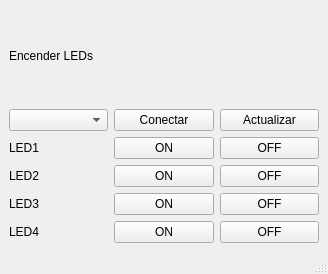
<?xml version="1.0" encoding="UTF-8"?>
<ui version="4.0">
 <class>MainWindow</class>
 <widget class="QMainWindow" name="MainWindow">
  <property name="geometry">
   <rect>
    <x>0</x>
    <y>0</y>
    <width>328</width>
    <height>274</height>
   </rect>
  </property>
  <property name="windowTitle">
   <string>MainWindow</string>
  </property>
  <widget class="QWidget" name="centralwidget">
   <layout class="QVBoxLayout" name="verticalLayout_3">
    <item>
     <layout class="QVBoxLayout" name="verticalLayout_2">
      <item>
       <layout class="QVBoxLayout" name="verticalLayout">
        <item>
         <spacer name="verticalSpacer_2">
          <property name="orientation">
           <enum>Qt::Orientation::Vertical</enum>
          </property>
          <property name="sizeHint" stdset="0">
           <size>
            <width>20</width>
            <height>40</height>
           </size>
          </property>
         </spacer>
        </item>
        <item>
         <widget class="QLabel" name="label">
          <property name="text">
           <string>Encender LEDs</string>
          </property>
         </widget>
        </item>
        <item>
         <spacer name="verticalSpacer">
          <property name="orientation">
           <enum>Qt::Orientation::Vertical</enum>
          </property>
          <property name="sizeHint" stdset="0">
           <size>
            <width>20</width>
            <height>40</height>
           </size>
          </property>
         </spacer>
        </item>
       </layout>
      </item>
      <item>
       <layout class="QHBoxLayout" name="horizontalLayout">
        <item>
         <widget class="QComboBox" name="comboBox"/>
        </item>
        <item>
         <widget class="QPushButton" name="pushButton">
          <property name="text">
           <string>Conectar</string>
          </property>
         </widget>
        </item>
        <item>
         <widget class="QPushButton" name="pushButton_2">
          <property name="text">
           <string>Actualizar</string>
          </property>
         </widget>
        </item>
       </layout>
      </item>
      <item>
       <layout class="QHBoxLayout" name="horizontalLayout_2">
        <item>
         <widget class="QLabel" name="label_2">
          <property name="text">
           <string>LED1</string>
          </property>
         </widget>
        </item>
        <item>
         <widget class="QPushButton" name="pushButton_3">
          <property name="text">
           <string>ON</string>
          </property>
         </widget>
        </item>
        <item>
         <widget class="QPushButton" name="pushButton_4">
          <property name="text">
           <string>OFF</string>
          </property>
         </widget>
        </item>
       </layout>
      </item>
      <item>
       <layout class="QHBoxLayout" name="horizontalLayout_3">
        <item>
         <widget class="QLabel" name="label_3">
          <property name="text">
           <string>LED2</string>
          </property>
         </widget>
        </item>
        <item>
         <widget class="QPushButton" name="pushButton_8">
          <property name="text">
           <string>ON</string>
          </property>
         </widget>
        </item>
        <item>
         <widget class="QPushButton" name="pushButton_7">
          <property name="text">
           <string>OFF</string>
          </property>
         </widget>
        </item>
       </layout>
      </item>
      <item>
       <layout class="QHBoxLayout" name="horizontalLayout_4">
        <item>
         <widget class="QLabel" name="label_4">
          <property name="text">
           <string>LED3</string>
          </property>
         </widget>
        </item>
        <item>
         <widget class="QPushButton" name="pushButton_6">
          <property name="text">
           <string>ON</string>
          </property>
         </widget>
        </item>
        <item>
         <widget class="QPushButton" name="pushButton_5">
          <property name="text">
           <string>OFF</string>
          </property>
         </widget>
        </item>
       </layout>
      </item>
      <item>
       <layout class="QHBoxLayout" name="horizontalLayout_5">
        <item>
         <widget class="QLabel" name="label_5">
          <property name="text">
           <string>LED4</string>
          </property>
         </widget>
        </item>
        <item>
         <widget class="QPushButton" name="pushButton_10">
          <property name="text">
           <string>ON</string>
          </property>
         </widget>
        </item>
        <item>
         <widget class="QPushButton" name="pushButton_9">
          <property name="text">
           <string>OFF</string>
          </property>
         </widget>
        </item>
       </layout>
      </item>
     </layout>
    </item>
   </layout>
  </widget>
  <widget class="QMenuBar" name="menubar">
   <property name="geometry">
    <rect>
     <x>0</x>
     <y>0</y>
     <width>328</width>
     <height>33</height>
    </rect>
   </property>
  </widget>
  <widget class="QStatusBar" name="statusbar"/>
 </widget>
 <resources/>
 <connections/>
</ui>
